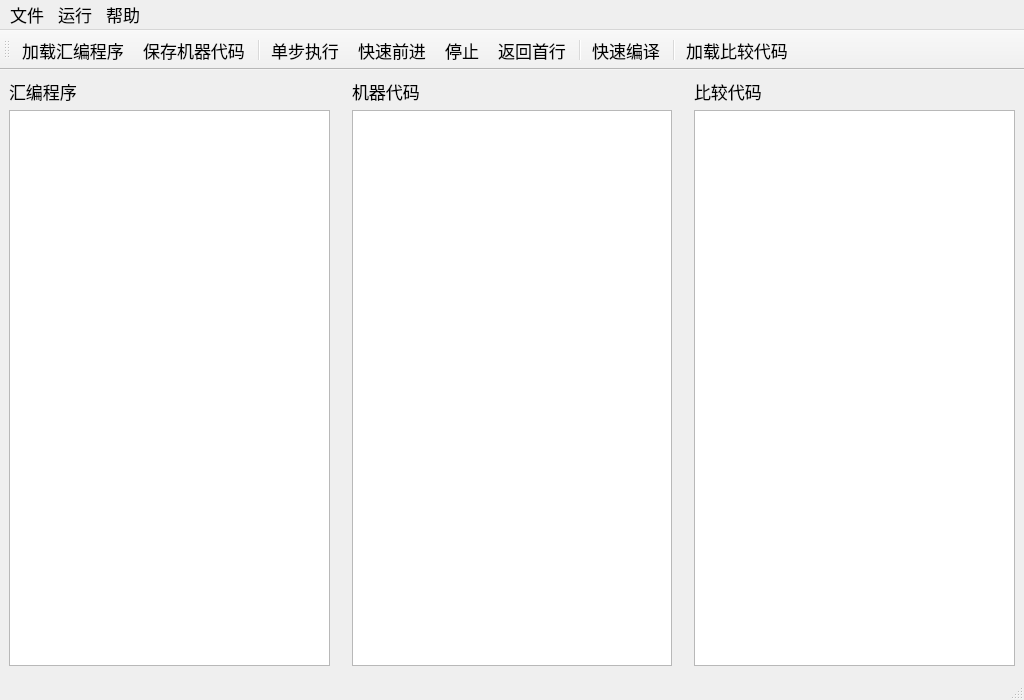
<?xml version="1.0" encoding="UTF-8"?>
<ui version="4.0">
 <class>MainWindow</class>
 <widget class="QMainWindow" name="MainWindow">
  <property name="geometry">
   <rect>
    <x>0</x>
    <y>0</y>
    <width>1024</width>
    <height>700</height>
   </rect>
  </property>
  <property name="font">
   <font>
    <pointsize>13</pointsize>
   </font>
  </property>
  <property name="windowTitle">
   <string>汇编编译器</string>
  </property>
  <widget class="QWidget" name="centralwidget">
   <layout class="QGridLayout" name="gridLayout_4">
    <item row="0" column="1">
     <widget class="QLabel" name="label_4">
      <property name="text">
       <string/>
      </property>
      <property name="pixmap">
       <pixmap resource="images.qrc">:/img/imgs/arrow2.gif</pixmap>
      </property>
     </widget>
    </item>
    <item row="0" column="3">
     <widget class="QLabel" name="label_5">
      <property name="text">
       <string/>
      </property>
      <property name="pixmap">
       <pixmap resource="images.qrc">:/img/imgs/equal.gif</pixmap>
      </property>
     </widget>
    </item>
    <item row="0" column="0">
     <layout class="QGridLayout" name="gridLayout">
      <item row="0" column="0">
       <widget class="QLabel" name="label">
        <property name="text">
         <string>汇编程序</string>
        </property>
        <property name="margin">
         <number>5</number>
        </property>
       </widget>
      </item>
      <item row="1" column="0">
       <widget class="QListWidget" name="lsw_asm">
        <property name="uniformItemSizes">
         <bool>false</bool>
        </property>
        <property name="selectionRectVisible">
         <bool>false</bool>
        </property>
       </widget>
      </item>
     </layout>
    </item>
    <item row="0" column="2">
     <layout class="QGridLayout" name="gridLayout_2">
      <item row="0" column="0">
       <widget class="QLabel" name="label_2">
        <property name="text">
         <string>机器代码</string>
        </property>
        <property name="margin">
         <number>5</number>
        </property>
       </widget>
      </item>
      <item row="1" column="0">
       <widget class="QListWidget" name="lsw_hack"/>
      </item>
     </layout>
    </item>
    <item row="0" column="4">
     <layout class="QGridLayout" name="gridLayout_3">
      <item row="0" column="0">
       <widget class="QLabel" name="label_3">
        <property name="text">
         <string>比较代码</string>
        </property>
        <property name="margin">
         <number>5</number>
        </property>
       </widget>
      </item>
      <item row="1" column="0">
       <widget class="QListWidget" name="lsw_compare"/>
      </item>
     </layout>
    </item>
   </layout>
  </widget>
  <widget class="QMenuBar" name="menubar">
   <property name="geometry">
    <rect>
     <x>0</x>
     <y>0</y>
     <width>1024</width>
     <height>30</height>
    </rect>
   </property>
   <widget class="QMenu" name="menu_file">
    <property name="font">
     <font>
      <pointsize>13</pointsize>
     </font>
    </property>
    <property name="title">
     <string>文件</string>
    </property>
    <addaction name="action_load_source_file"/>
    <addaction name="action_save_destination_file"/>
    <addaction name="action_load_comparison_file"/>
    <addaction name="separator"/>
    <addaction name="action_exit"/>
   </widget>
   <widget class="QMenu" name="menu_run">
    <property name="font">
     <font>
      <pointsize>13</pointsize>
     </font>
    </property>
    <property name="title">
     <string>运行</string>
    </property>
    <addaction name="action_single_step"/>
    <addaction name="action_fast_forward"/>
    <addaction name="action_stop"/>
    <addaction name="action_rewind"/>
    <addaction name="separator"/>
    <addaction name="action_fast_translation"/>
   </widget>
   <widget class="QMenu" name="menu_help">
    <property name="font">
     <font>
      <pointsize>13</pointsize>
     </font>
    </property>
    <property name="title">
     <string>帮助</string>
    </property>
    <addaction name="action_help"/>
    <addaction name="action_about"/>
   </widget>
   <addaction name="menu_file"/>
   <addaction name="menu_run"/>
   <addaction name="menu_help"/>
  </widget>
  <widget class="QStatusBar" name="statusbar">
   <property name="sizeGripEnabled">
    <bool>true</bool>
   </property>
  </widget>
  <widget class="QToolBar" name="toolBar">
   <property name="windowTitle">
    <string>toolBar</string>
   </property>
   <property name="iconSize">
    <size>
     <width>32</width>
     <height>32</height>
    </size>
   </property>
   <attribute name="toolBarArea">
    <enum>TopToolBarArea</enum>
   </attribute>
   <attribute name="toolBarBreak">
    <bool>false</bool>
   </attribute>
   <addaction name="action_load_source_file"/>
   <addaction name="action_save_destination_file"/>
   <addaction name="separator"/>
   <addaction name="action_single_step"/>
   <addaction name="action_fast_forward"/>
   <addaction name="action_stop"/>
   <addaction name="action_rewind"/>
   <addaction name="separator"/>
   <addaction name="action_fast_translation"/>
   <addaction name="separator"/>
   <addaction name="action_load_comparison_file"/>
  </widget>
  <action name="action_load_source_file">
   <property name="icon">
    <iconset resource="images.qrc">
     <normaloff>:/img/imgs/opendoc.gif</normaloff>:/img/imgs/opendoc.gif</iconset>
   </property>
   <property name="text">
    <string>加载汇编程序</string>
   </property>
   <property name="toolTip">
    <string>加载汇编程序</string>
   </property>
  </action>
  <action name="action_save_destination_file">
   <property name="icon">
    <iconset resource="images.qrc">
     <normaloff>:/img/imgs/save.gif</normaloff>:/img/imgs/save.gif</iconset>
   </property>
   <property name="text">
    <string>保存机器代码</string>
   </property>
   <property name="toolTip">
    <string>保存机器代码</string>
   </property>
  </action>
  <action name="action_load_comparison_file">
   <property name="icon">
    <iconset resource="images.qrc">
     <normaloff>:/img/imgs/smallequal.gif</normaloff>:/img/imgs/smallequal.gif</iconset>
   </property>
   <property name="text">
    <string>加载比较代码</string>
   </property>
   <property name="toolTip">
    <string>加载比较代码</string>
   </property>
  </action>
  <action name="action_exit">
   <property name="text">
    <string>退出</string>
   </property>
   <property name="shortcut">
    <string>Alt+X</string>
   </property>
  </action>
  <action name="action_single_step">
   <property name="icon">
    <iconset resource="images.qrc">
     <normaloff>:/img/imgs/vcrforward.gif</normaloff>:/img/imgs/vcrforward.gif</iconset>
   </property>
   <property name="text">
    <string>单步执行</string>
   </property>
  </action>
  <action name="action_fast_forward">
   <property name="icon">
    <iconset resource="images.qrc">
     <normaloff>:/img/imgs/vcrfastforward.gif</normaloff>:/img/imgs/vcrfastforward.gif</iconset>
   </property>
   <property name="text">
    <string>快速前进</string>
   </property>
   <property name="toolTip">
    <string>快速前进</string>
   </property>
  </action>
  <action name="action_stop">
   <property name="icon">
    <iconset resource="images.qrc">
     <normaloff>:/img/imgs/vcrstop.gif</normaloff>:/img/imgs/vcrstop.gif</iconset>
   </property>
   <property name="text">
    <string>停止</string>
   </property>
  </action>
  <action name="action_fast_translation">
   <property name="icon">
    <iconset resource="images.qrc">
     <normaloff>:/img/imgs/hex.gif</normaloff>:/img/imgs/hex.gif</iconset>
   </property>
   <property name="text">
    <string>快速编译</string>
   </property>
  </action>
  <action name="action_help">
   <property name="text">
    <string>帮助提示</string>
   </property>
   <property name="shortcut">
    <string>F1</string>
   </property>
  </action>
  <action name="action_about">
   <property name="text">
    <string>关于</string>
   </property>
  </action>
  <action name="action_rewind">
   <property name="icon">
    <iconset resource="images.qrc">
     <normaloff>:/img/imgs/vcrrewind.gif</normaloff>:/img/imgs/vcrrewind.gif</iconset>
   </property>
   <property name="text">
    <string>返回首行</string>
   </property>
  </action>
 </widget>
 <resources>
  <include location="images.qrc"/>
 </resources>
 <connections/>
</ui>
